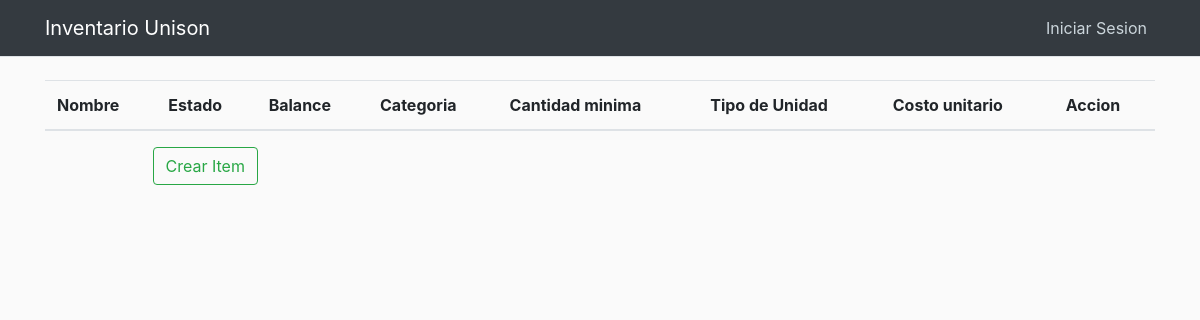
Before: /manage_items/ with the older database file.
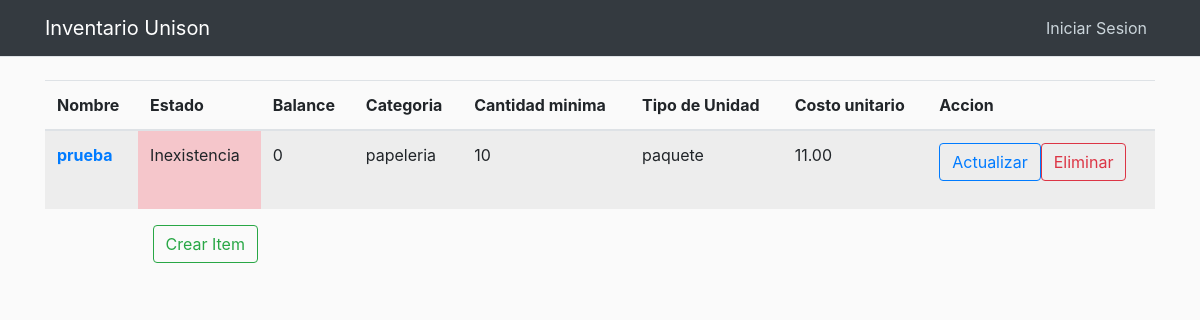
After: the same page with the newer database file.
### inventory/models.py (models this page shows, shortened)
class Item(models.Model):
    CATEGORY_CHOICES = [
        ('papeleria', 'Papelería'),
        ('limpieza', 'Limpieza'),
        ('plomeria', 'Plomería'),
        ('electricidad', 'Electricidad'),
    ]
    UNIT_CHOICES = [
        ('paquete', 'Paquete'),
        ('block', 'Block'),
        ('individual', 'Individual'),
        ('caja', 'Caja'),
    ]
    name = models.CharField(max_length=255)
    image = models.ImageField(default='default_item.jpg', upload_to='item_pics')
    id = models.AutoField(primary_key=True)
    category = models.CharField(max_length=20, choices=CATEGORY_CHOICES)
    description = models.TextField()
    unit_type = models.CharField(max_length=20, choices=UNIT_CHOICES)
    unit_price = models.DecimalField(max_digits=10, decimal_places=2)
    stock = models.IntegerField(default=0)
    low_stock_threshold = models.IntegerField(default=10)
    unison = models.BooleanField(default=True)

### inventory/views.py (the view)
# urls.py: path('manage_items/', views.manage_items, name='manage_items'),
def manage_items(request):
    items = Item.objects.all()
    return render(request, 'inventory/manage_items.html', {'items': items})

### inventory/templates/inventory/manage_items.html (shortened to what this page needs)
{% extends "base.html" %}
{% block content %}
    <table class="table table-striped">
        <thead>
        <tr>
            <th scope="col">Nombre</th>
            <th scope="col">Estado</th>
            <th scope="col">Balance</th>
            <th scope="col">Categoria</th>
            <th scope="col">Cantidad minima</th>
            <th scope="col">Tipo de Unidad</th>
            <th scope="col">Costo unitario</th>
            <th scope="col">Accion</th>
        </tr>
        </thead>
        <tbody>
        {% for item in items %}
            <tr>
                <th scope="row">
                    <a href="{% url 'display_item' item.id %}">{{ item.name }}</a>
                </th>
                {% if item.stock == 0 %}
                    <td class="table-danger">Inexistencia</td>
                {% else %}
                    {% if item.stock <= item.low_stock_threshold %}
                        <td class="table-warning">Peligro de inexistencia</td>
                    {% else %}
                        <td class="table-success">En existencia</td>
                    {% endif %}
                {% endif %}
                <td> {{ item.stock }}</td>
                <td> {{ item.category }}</td>
                <td> {{ item.low_stock_threshold }}</td>
                <td> {{ item.unit_type }}</td>
                <td> {{ item.unit_price }}</td>
                <td>
                    <div class="form-group">
                        <div class="btn-group" role="group">
                            <form method="get" action="#">
                                <button class="btn btn-outline-primary" type="submit">Actualizar</button>
                            </form>
                            <form method="get" action="{% url 'delete_item' item.id %}">
                                <button class="btn btn-outline-danger" onclick="return confirmDelete();" type="submit">
                                    Eliminar
                                </button>
                            </form>
                        </div>
                    </div>
                </td>
            </tr>
        {% endfor %}
        </tbody>
    </table>
    <form method="get" action="{% url 'create_item' %}">
        <div class="d-grid gap-2 col-10 mx-auto">
            <div class="form-group">
                <button class="btn btn-outline-success" type="submit">Crear Item</button>
            </div>
        </div>
    </form>
{% endblock content %}

### templates/base.html (shortened to what this page needs)
{% load static %}
<!DOCTYPE html>
<html lang="en">
<head>
    <link rel="stylesheet" href="https://cdn.jsdelivr.net/npm/bootstrap@4.3.1/dist/css/bootstrap.min.css"
>
    <link rel="stylesheet" type="text/css" href="{% static 'inventory/main.css' %}">
</head>
<body>
<header class="site-header">
    <nav class="navbar navbar-expand-md navbar-dark bg-dark fixed-top border-bottom">
        <div class="container">
            <a class="navbar-brand mr-4" href="/">Inventario Unison</a>
            <div class="collapse navbar-collapse" id="navbarToggle">
                <div class="navbar-nav">
                    {% if user.is_authenticated %}
                        <a class="nav-item nav-link" href="{% url 'inventory-shopping_cart' %}">Carro</a>
                        <div class="dropdown">
                            <button class="btn btn-dark dropdown-toggle" type="button" id="dropdownMenuButton"
                                    data-toggle="dropdown" aria-haspopup="true" aria-expanded="false">
                                {{ user.username }}
                            </button>
                            <div class="dropdown-menu" aria-labelledby="dropdownMenuButton">
                                <a class="dropdown-item disabled">
                                    {% if user.is_staff %}
                                        Modalidad: Admin
                                    {% else %}
                                        Modalidad: Empleado
                                    {% endif %} </a>
                                <a class="dropdown-item" href="{% url 'profile' %}">Perfil</a>
                                <a class="dropdown-item" href="{% url 'logout' %}">Cerrar Sesion</a>
                            </div>
                        </div>
                    {% else %}
                        <a class="nav-item nav-link" href="{% url 'login' %}">Iniciar Sesion</a>
                    {% endif %}
                </div>
            </div>
        </div>
    </nav>
</header>
<main role="main" class="container">
    {% block content %}{% endblock %}
</main>
</body>
</html>

### inventory/static/inventory/main.css (style rules this page uses)
body { background: #fafafa; color: #333333; margin-top: 5rem; }
.site-header .navbar-nav .nav-link { color: #cbd5db; }

Changed rows visible on the page:
added Item: name "prueba", shows "Inexistencia", stock "0", category "papeleria", low_stock_threshold "10", unit_type "paquete", unit_price "11.00"
